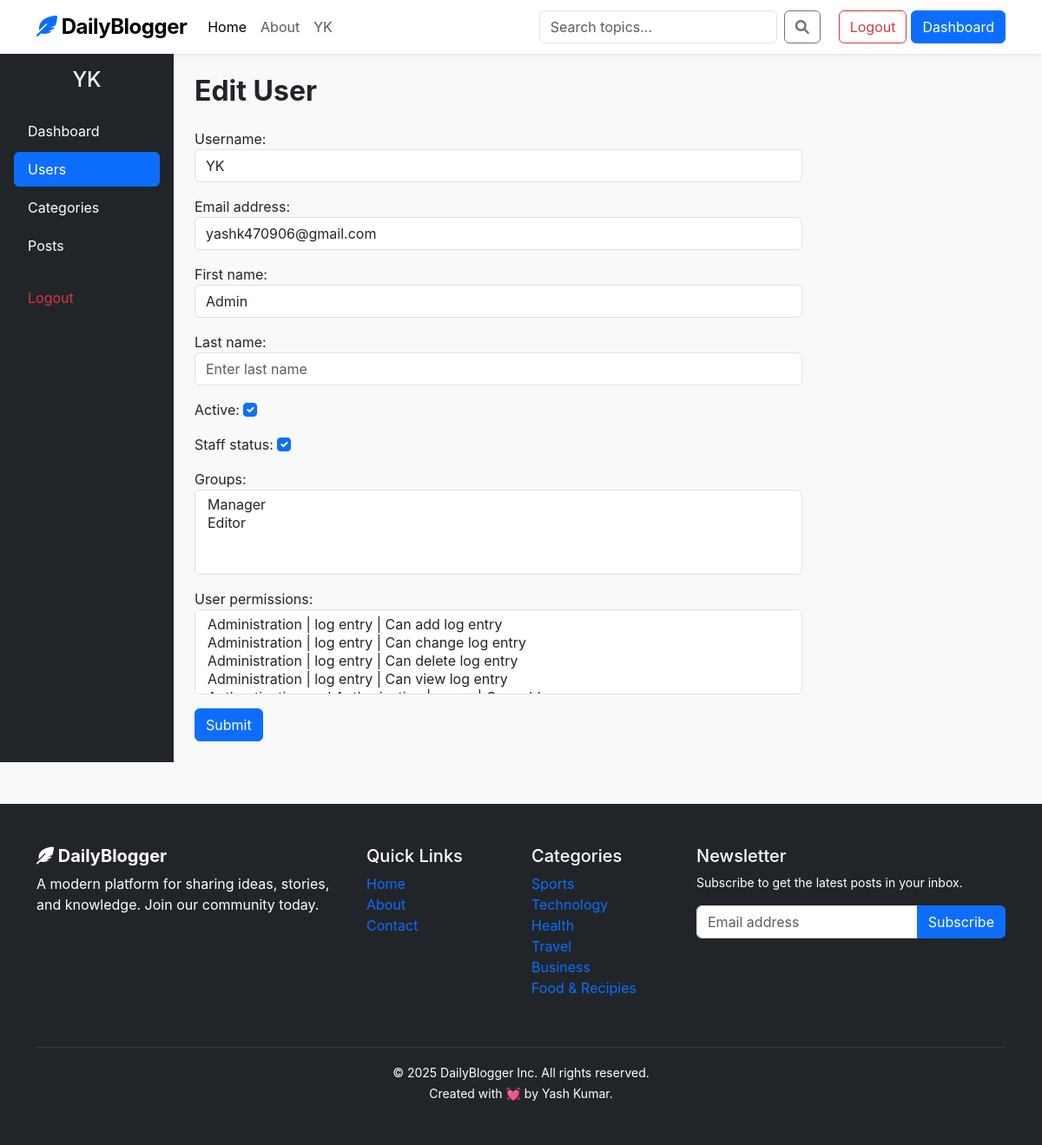
The page /dashboard/users/edit/1/ (signed in) on the database its author committed.
### blog/models.py (models this page shows)
class Category(models.Model):
    category_name=models.CharField(max_length=50,unique=True)
    created_at= models.DateTimeField(auto_now_add=True)
    updated_at= models.DateTimeField(auto_now=True)
    class Meta:
        verbose_name_plural = "Categories"
    def __str__(self):
        return self.category_name

### dashboard/views.py (the view)
# urls.py: path('users/edit/<int:id>/', views.edit_user , name='edit_user'),
@login_required(login_url='login')
def edit_user(request, id):
    user = get_object_or_404(User, id=id)
    if request.method == 'POST':
        form = EditUserForm(request.POST, instance=user)
        if form.is_valid():
            form.save()
            return redirect('users')
    else:
        form = EditUserForm(instance=user)
    context = {
        'form': form,
        'user': user,
    }
    return render(request, 'dashboard/edit_user.html', context)

### dashboard/forms.py
class EditUserForm(forms.ModelForm):
    class Meta:
        model = User
        fields = ('username', 'first_name', 'last_name', 'email', 'is_staff','is_active','groups','user_permissions')
    def __init__(self, *args, **kwargs):
        super(EditUserForm, self).__init__(*args, **kwargs)
        self.fields['username'].widget.attrs.update({'class': 'form-control', 'placeholder': 'Enter username'})
        self.fields['first_name'].widget.attrs.update({'class': 'form-control', 'placeholder': 'Enter first name'})
        self.fields['last_name'].widget.attrs.update({'class': 'form-control', 'placeholder': 'Enter last name'})
        self.fields['email'].widget.attrs.update({'class': 'form-control', 'placeholder':' Enter email'})
        self.fields['is_staff'].widget.attrs.update({'class': 'form-check-input'})
        self.fields['is_active'].widget.attrs.update({'class': 'form-check-input'})
        self.fields['groups'].widget.attrs.update({'class': 'form-select'})
        self.fields['user_permissions'].widget.attrs.update({'class': 'form-select'})

### blog/context_processors.py (called while the page is built)
def category_processor(request):
    categories = Category.objects.all()
    return dict(categories=categories)

### templates/dashboard/edit_user.html (shortened to what this page needs)
{% extends 'base.html' %}
{% block content %}
<div class="container-fluid">
  <div class="row min-vh-100">
    {% include 'dashboard/sidebar.html' %}
    <main class="col-12 col-md-9 col-lg-10 p-4">
      {% if perms.auth.add_user %}
      <h2 class="fw-bold">Edit User</h2>
      <form method="post" action="{% url 'edit_user' user.id %}" style="max-width: 700px;">
        <div class="mb-3 mt-4">
          {{ form.username.label_tag }}
          {{ form.username }}
        </div>
        <div class="mb-3">
          {{ form.email.label_tag }}
          {{ form.email }}
        </div>
        <div class="mb-3">
          {{ form.first_name.label_tag }}
          {{ form.first_name }}
        </div>
        <div class="mb-3">
          {{ form.last_name.label_tag }}
          {{ form.last_name }}
        </div>
        <div class="mb-3">
          {{ form.is_active.label_tag }}
          {{ form.is_active }}
        </div>
        <div class="mb-3">
          {{ form.is_staff.label_tag }}
          {{ form.is_staff }}
        </div>
        <div class="mb-3">
          {{ form.groups.label_tag }}
          {{ form.groups }}
        </div>
        <div class="mb-3">
          {{ form.user_permissions.label_tag }}
          {{ form.user_permissions }}
        </div>
        <button type="submit" class="btn btn-primary">Submit</button>
      </form>
      {% else %}
      <div class="alert alert-danger" role="alert">
        You do not have permission to add a user.
      </div>
      {% endif %}
    </main>
  </div>
</div>
{% endblock %}

### templates/base.html (shortened to what this page needs)
{% load static %}
<!DOCTYPE html>
<html lang="en">
<head>
    <link href="https://cdn.jsdelivr.net/npm/bootstrap@5.3.0/dist/css/bootstrap.min.css" rel="stylesheet">
    <link rel="stylesheet" href="https://cdnjs.cloudflare.com/ajax/libs/font-awesome/6.0.0/css/all.min.css">
    <link rel="stylesheet" href="{% static 'css/styles.css' %}">
</head>
<body>
    <nav class="navbar navbar-expand-lg navbar-light bg-white sticky-top shadow-sm">
        <div class="container">
            <a class="navbar-brand fw-bold" href="#"><i class="fas fa-feather-alt text-primary"></i> DailyBlogger</a>
            <div class="collapse navbar-collapse" id="navbarNav">
                <ul class="navbar-nav me-auto mb-2 mb-lg-0">
                    <li class="nav-item"><a class="nav-link active" href="{% url 'home' %}">Home</a></li>
                    <li class="nav-item"><a class="nav-link" href="https://yash4313.github.io/Portfolio/" target="_blank">About</a></li>
                    {% if user.is_authenticated %}
                    <li class="nav-item"><a class="nav-link" href="#">{{ user.username }}</a></li>
                    {% endif %}
                </ul>
                <form class="d-flex me-3" method="get" action="{% url 'search' %}">
                    <input class="form-control me-2" type="text" name="keyword" value="{{ query }}" placeholder="Search topics..." aria-label="Search">
                    <button class="btn btn-outline-secondary" type="submit"><i class="fas fa-search"></i></button>
                </form>
                {% if not user.is_authenticated %}
                <div class="d-flex gap-2">
                    <a href="{% url 'login' %}" class="btn btn-outline-primary">Login</a>
                    <a href="{% url 'register' %}" class="btn btn-primary">Sign Up</a>
                </div>
                {% else %}
                <div class="d-flex gap-2">
                    <a href="{% url 'logout' %}" class="btn btn-outline-danger" style="margin-left: 5px;">Logout</a>
                </div>
                <div class="d-flex gap-2">
                    <a href="{% url 'dashboard' %}" class="btn btn-primary" style="margin-left: 5px;">Dashboard</a>
                </div>
                {% endif %}
            </div>
        </div>
    </nav>
{% block content %}
{% endblock %}
    <footer class="bg-dark text-white py-5 mt-5">
        <div class="container">
            <div class="row">
                <div class="col-md-4 mb-4">
                    <h5 class="fw-bold"><i class="fas fa-feather-alt"></i> DailyBlogger</h5>
                    <p class="text-white">A modern platform for sharing ideas, stories, and knowledge. Join our community today.</p>
                </div>
                <div class="col-md-2 mb-4">
                    <h5>Quick Links</h5>
                    <ul class="list-unstyled text-small">
                        <li><a class="text-decoration-none text-grey hover-white" href="{% url 'home' %}">Home</a></li>
                        <li><a class="text-decoration-none text-grey hover-white" href="https://yash4313.github.io/Portfolio/" target="_blank">About</a></li>
                        <li><a class="text-decoration-none text-grey hover-white" href="#">Contact</a></li>
                    </ul>
                </div>
                <div class="col-md-2 mb-4">
                    <h5>Categories</h5>
                    <ul class="list-unstyled text-small">
                        {% for category in categories %}
                        <li><a class="text-decoration-none text-grey hover-white" href="{% url 'category_list' category.id %}">{{ category }}</a></li>
                        {% endfor %}
                    </ul>
                </div>
                <div class="col-md-4 mb-4">
                    <h5>Newsletter</h5>
                    <p class="text-white small">Subscribe to get the latest posts in your inbox.</p>
                    <div class="input-group mb-3">
                        <input type="text" class="form-control" placeholder="Email address">
                        <button class="btn btn-primary" type="button">Subscribe</button>
                    </div>
                </div>
            </div>
            <hr class="border-secondary">
            <div class="text-center text-white">
                <small>&copy; 2025 DailyBlogger Inc. All rights reserved.</small><br>
                <small> Created with 💓 by Yash Kumar.</small>
            </div>
        </div>
    </footer>
</body>
</html>

### templates/dashboard/sidebar.html
<aside class="col-12 col-md-3 col-lg-2 bg-dark text-white p-3">
  <h4 class="text-center mb-4">{{ user }}</h4>
  <ul class="nav nav-pills flex-column gap-1">
    <li class="nav-item">
      <a class="nav-link text-white {% if '/dashboard/' == request.path %}bg-primary{% endif %}" href="{% url 'dashboard' %}">Dashboard</a>
    </li>
    {% if perms.auth.view_user %}
    <li class="nav-item">
      <a class="nav-link text-white {% if '/users/' in request.path %}bg-primary{% endif %}" href="{% url 'users' %}">Users</a>
    </li>
    {% endif %}
    <li class="nav-item">
      <a class="nav-link text-white {% if '/categories/' in request.path %}bg-primary{% endif %}" href="{% url 'categories' %}">Categories</a>
    </li>
    <li class="nav-item">
      <a class="nav-link text-white {% if '/posts/' in request.path %}bg-primary{% endif %}" href="{% url 'posts' %}">Posts</a>
    </li>
    <li class="nav-item mt-3">
      <a class="nav-link text-danger" href="{% url 'logout' %}">Logout</a>
    </li>
  </ul>
</aside>

### blog_main/static/css/styles.css (style rules this page uses)
body { font-family: -apple-system, BlinkMacSystemFont, "Segoe UI", Roboto, "Helvetica Neue", Arial, sans-serif; background-color: #f8f9fa; }
.navbar-brand { font-size: 1.5rem; letter-spacing: -0.5px; }

### rows shown on the page
Category: category_name "Sports"
Category: category_name "Technology"
Category: category_name "Health"
Category: category_name "Travel"
Category: category_name "Business"
Category: category_name "Food & Recipies"

### other values the page prints
{{ user.username }} "YK"
{{ user }} "YK"
